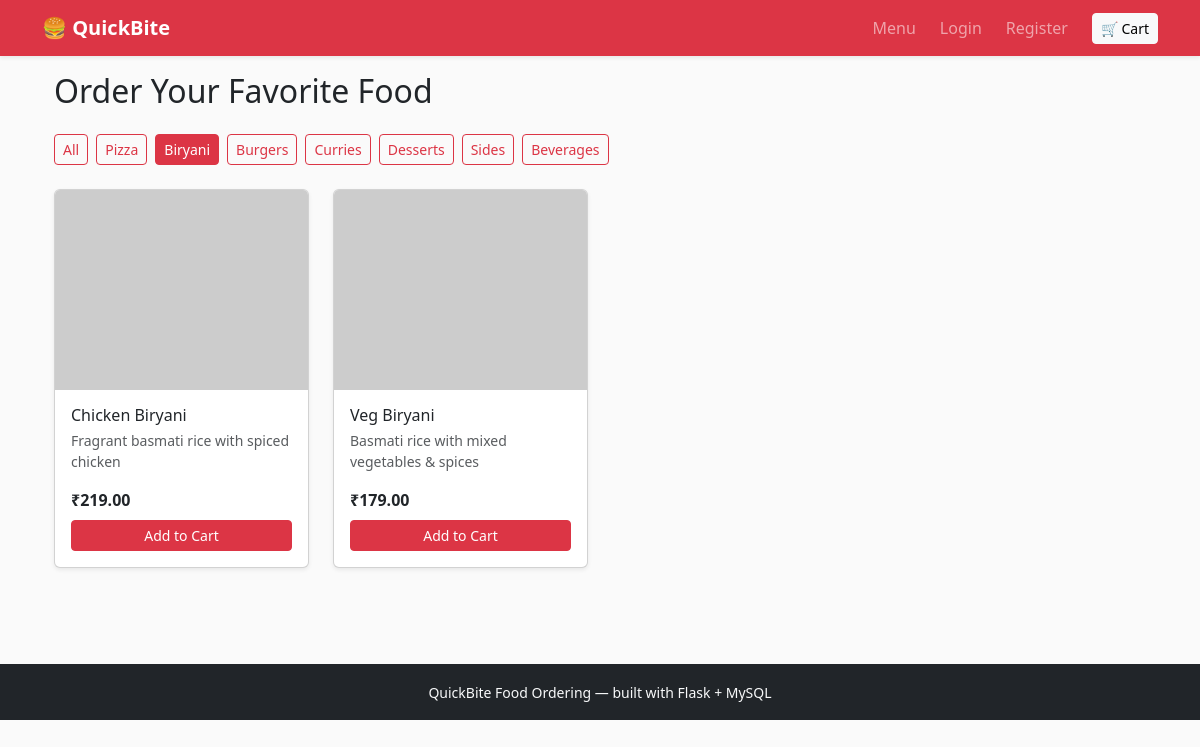
/?category=Biryani, run on the app's committed database.
### models.py (models this page shows)
class FoodItem(db.Model):
    id = db.Column(db.Integer, primary_key=True)
    name = db.Column(db.String(100), nullable=False)
    description = db.Column(db.Text)
    price = db.Column(db.Float, nullable=False)
    category = db.Column(db.String(50))          # e.g. Pizza, Biryani, Dessert
    image_url = db.Column(db.String(300))
    is_available = db.Column(db.Boolean, default=True)
    created_at = db.Column(db.DateTime, default=datetime.utcnow)
    order_items = db.relationship("OrderItem", backref="food_item", lazy=True)

### app.py (the view)
@app.route("/")
def index():
    category = request.args.get("category")
    query = FoodItem.query.filter_by(is_available=True)
    if category:
        query = query.filter_by(category=category)
    foods = query.order_by(FoodItem.category, FoodItem.name).all()
    categories = [
        c[0] for c in db.session.query(FoodItem.category).distinct().all() if c[0]
    ]
    cart_count = sum(get_cart().values())
    return render_template(
        "index.html", foods=foods, categories=categories,
        selected_category=category, cart_count=cart_count
    )

### app.py (called while the page is built)
def get_cart():
    return session.setdefault("cart", {})

### templates/index.html (shortened to what this page needs)
{% extends "base.html" %}
{% block content %}
<div class="container">
    <h2 class="mt-3 mb-4">Order Your Favorite Food</h2>
    <div class="mb-4 d-flex flex-wrap gap-2">
        <a href="{{ url_for('index') }}"
           class="btn btn-sm {{ 'btn-danger' if not selected_category else 'btn-outline-danger' }}">
            All
        </a>
        {% for c in categories %}
        <a href="{{ url_for('index', category=c) }}"
           class="btn btn-sm {{ 'btn-danger' if selected_category == c else 'btn-outline-danger' }}">
            {{ c }}
        </a>
        {% endfor %}
    </div>
    <div class="row g-4">
        {% for food in foods %}
        <div class="col-6 col-md-4 col-lg-3">
            <div class="card h-100 shadow-sm food-card">
                <img
                    src="{{ food.image_url }}"
                    class="card-img-top"
                    alt="{{ food.name }}"
                    style="width: 100%; height: 200px; object-fit: cover;"
                    onerror="this.onerror=null; this.src='https://placehold.co/600x400?text=No+Image';"
                >
                <div class="card-body d-flex flex-column">
                    <h6 class="card-title mb-1">
                        {{ food.name }}
                    </h6>
                    <p class="card-text text-muted small flex-grow-1">
                        {{ food.description }}
                    </p>
                    <p class="fw-bold mb-2">
                        ₹{{ "%.2f"|format(food.price) }}
                    </p>
                    <form method="POST"
                          action="{{ url_for('add_to_cart', food_id=food.id) }}">
                        <button type="submit"
                                class="btn btn-danger btn-sm w-100">
                            Add to Cart
                        </button>
                    </form>
                </div>
            </div>
        </div>
        {% else %}
        <div class="col-12">
            <p class="text-muted">
                No food items available right now. Check back soon!
            </p>
        </div>
        {% endfor %}
    </div>
</div>
{% endblock %}

### static/css/style.css (style rules this page uses)
body { background-color: #fafafa; }
.food-card img { height: 160px; object-fit: cover; }
.food-card { transition: transform 0.15s ease, box-shadow 0.15s ease; }

### data on the page
FoodItem: name "Chicken Biryani", description "Fragrant basmati rice with spiced chicken", price "219.00"
FoodItem: name "Veg Biryani", description "Basmati rice with mixed vegetables & spices", price "179.00"

### other printed values
{{ c }} "Pizza" "Biryani" "Burgers" "Curries" "Desserts" "Sides" "Beverages"
